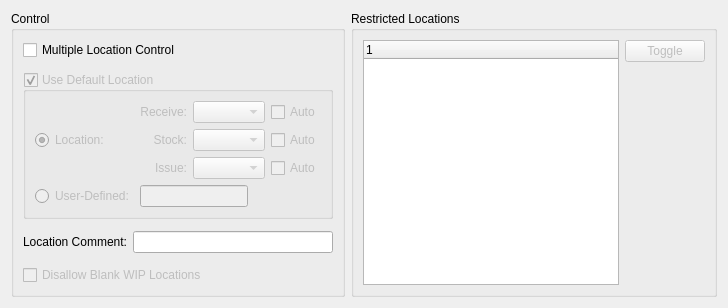
     <widget class="QWidget" name="_restrictedLocations">
      <attribute name="title">
       <string>&amp;Location</string>
      </attribute>
      <layout class="QGridLayout" name="gridLayout_16">
       <item row="0" column="0">
        <widget class="QGroupBox" name="_locationGroup">
         <property name="title">
          <string>Control</string>
         </property>
         <layout class="QGridLayout" name="gridLayout_11">
          <property name="verticalSpacing">
           <number>12</number>
          </property>
          <item row="0" column="0" colspan="2">
           <widget class="QCheckBox" name="_locationControl">
            <property name="enabled">
             <bool>true</bool>
            </property>
            <property name="text">
             <string>Multiple Location Control</string>
            </property>
           </widget>
          </item>
          <item row="1" column="0" colspan="2">
           <widget class="QGroupBox" name="_useDefaultLocation">
            <property name="enabled">
             <bool>false</bool>
            </property>
            <property name="sizePolicy">
             <sizepolicy hsizetype="Preferred" vsizetype="Fixed">
              <horstretch>0</horstretch>
              <verstretch>0</verstretch>
             </sizepolicy>
            </property>
            <property name="focusPolicy">
             <enum>Qt::TabFocus</enum>
            </property>
            <property name="title">
             <string>Use Default Location</string>
            </property>
            <property name="checkable">
             <bool>true</bool>
            </property>
            <layout class="QGridLayout" name="gridLayout_10">
             <item row="0" column="0">
              <widget class="QRadioButton" name="_location">
               <property name="text">
                <string>Location:</string>
               </property>
               <property name="checked">
                <bool>true</bool>
               </property>
              </widget>
             </item>
             <item row="1" column="0" colspan="2">
              <widget class="QRadioButton" name="_miscLocation">
               <property name="text">
                <string>User-Defined:</string>
               </property>
              </widget>
             </item>
             <item row="1" column="2">
              <layout class="QHBoxLayout" name="horizontalLayout_4">
               <item>
                <widget class="XLineEdit" name="_miscLocationName">
                 <property name="enabled">
                  <bool>false</bool>
                 </property>
                </widget>
               </item>
               <item>
                <spacer name="horizontalSpacer_5">
                 <property name="orientation">
                  <enum>Qt::Horizontal</enum>
                 </property>
                 <property name="sizeHint" stdset="0">
                  <size>
                   <width>0</width>
                   <height>20</height>
                  </size>
                 </property>
                </spacer>
               </item>
              </layout>
             </item>
             <item row="0" column="2">
              <layout class="QGridLayout" name="gridLayout_22">
               <item row="0" column="0">
                <widget class="QLabel" name="_recvlocationsLit">
                 <property name="text">
                  <string>Receive:</string>
                 </property>
                 <property name="alignment">
                  <set>Qt::AlignRight|Qt::AlignTrailing|Qt::AlignVCenter</set>
                 </property>
                </widget>
               </item>
               <item row="0" column="1">
                <layout class="QHBoxLayout" name="horizontalLayout_11">
                 <item>
                  <widget class="XComboBox" name="_recvlocations">
                   <property name="sizePolicy">
                    <sizepolicy hsizetype="Expanding" vsizetype="Fixed">
                     <horstretch>0</horstretch>
                     <verstretch>0</verstretch>
                    </sizepolicy>
                   </property>
                   <property name="allowNull">
                    <bool>true</bool>
                   </property>
                  </widget>
                 </item>
                 <item>
                  <widget class="XCheckBox" name="_recvlocations_dist">
                   <property name="text">
                    <string>Auto</string>
                   </property>
                   <property name="forgetful">
                    <bool>true</bool>
                   </property>
                  </widget>
                 </item>
                 <item>
                  <spacer name="horizontalSpacer_10">
                   <property name="orientation">
                    <enum>Qt::Horizontal</enum>
                   </property>
                   <property name="sizeHint" stdset="0">
                    <size>
                     <width>0</width>
                     <height>20</height>
                    </size>
                   </property>
                  </spacer>
                 </item>
                </layout>
               </item>
               <item row="1" column="0">
                <widget class="QLabel" name="_locationsLit">
                 <property name="text">
                  <string>Stock:</string>
                 </property>
                 <property name="alignment">
                  <set>Qt::AlignRight|Qt::AlignTrailing|Qt::AlignVCenter</set>
                 </property>
                </widget>
               </item>
               <item row="1" column="1">
                <layout class="QHBoxLayout" name="horizontalLayout_5">
                 <item>
                  <widget class="XComboBox" name="_locations">
                   <property name="sizePolicy">
                    <sizepolicy hsizetype="Expanding" vsizetype="Fixed">
                     <horstretch>0</horstretch>
                     <verstretch>0</verstretch>
                    </sizepolicy>
                   </property>
                   <property name="allowNull">
                    <bool>true</bool>
                   </property>
                  </widget>
                 </item>
                 <item>
                  <widget class="XCheckBox" name="_locations_dist">
                   <property name="text">
                    <string>Auto</string>
                   </property>
                   <property name="forgetful">
                    <bool>true</bool>
                   </property>
                  </widget>
                 </item>
                 <item>
                  <spacer name="horizontalSpacer_4">
                   <property name="orientation">
                    <enum>Qt::Horizontal</enum>
                   </property>
                   <property name="sizeHint" stdset="0">
                    <size>
                     <width>0</width>
                     <height>20</height>
                    </size>
                   </property>
                  </spacer>
                 </item>
                </layout>
               </item>
               <item row="2" column="0">
                <widget class="QLabel" name="_issuelocationsLit">
                 <property name="text">
                  <string>Issue:</string>
                 </property>
                 <property name="alignment">
                  <set>Qt::AlignRight|Qt::AlignTrailing|Qt::AlignVCenter</set>
                 </property>
                </widget>
               </item>
               <item row="2" column="1">
                <layout class="QHBoxLayout" name="horizontalLayout_13">
                 <item>
                  <widget class="XComboBox" name="_issuelocations">
                   <property name="sizePolicy">
                    <sizepolicy hsizetype="Expanding" vsizetype="Fixed">
                     <horstretch>0</horstretch>
                     <verstretch>0</verstretch>
                    </sizepolicy>
                   </property>
                   <property name="allowNull">
                    <bool>true</bool>
                   </property>
                  </widget>
                 </item>
                 <item>
                  <widget class="XCheckBox" name="_issuelocations_dist">
                   <property name="text">
                    <string>Auto</string>
                   </property>
                   <property name="forgetful">
                    <bool>true</bool>
                   </property>
                  </widget>
                 </item>
                 <item>
                  <spacer name="horizontalSpacer_11">
                   <property name="orientation">
                    <enum>Qt::Horizontal</enum>
                   </property>
                   <property name="sizeHint" stdset="0">
                    <size>
                     <width>0</width>
                     <height>20</height>
                    </size>
                   </property>
                  </spacer>
                 </item>
                </layout>
               </item>
              </layout>
             </item>
            </layout>
           </widget>
          </item>
          <item row="2" column="0">
           <widget class="QLabel" name="_locationCommentLit">
            <property name="text">
             <string>Location Comment:</string>
            </property>
            <property name="alignment">
             <set>Qt::AlignRight|Qt::AlignTrailing|Qt::AlignVCenter</set>
            </property>
           </widget>
          </item>
          <item row="2" column="1">
           <widget class="XLineEdit" name="_locationComments"/>
          </item>
          <item row="3" column="0" colspan="2">
           <widget class="QCheckBox" name="_disallowBlankWIP">
            <property name="enabled">
             <bool>false</bool>
            </property>
            <property name="text">
             <string>Disallow Blank WIP Locations</string>
            </property>
           </widget>
          </item>
          <item row="4" column="0" colspan="2">
           <spacer>
            <property name="orientation">
             <enum>Qt::Vertical</enum>
            </property>
            <property name="sizeHint" stdset="0">
             <size>
              <width>20</width>
              <height>0</height>
             </size>
            </property>
           </spacer>
          </item>
         </layout>
        </widget>
       </item>
       <item row="0" column="1">
        <widget class="QGroupBox" name="groupBox_2">
         <property name="title">
          <string>Restricted Locations</string>
         </property>
         <layout class="QGridLayout" name="gridLayout_17">
          <item row="0" column="0">
           <layout class="QGridLayout" name="gridLayout_13">
            <item row="0" column="0">
             <widget class="XTreeWidget" name="_restricted">
              <property name="focusPolicy">
               <enum>Qt::ClickFocus</enum>
              </property>
             </widget>
            </item>
            <item row="0" column="1">
             <layout class="QVBoxLayout" name="verticalLayout">
              <item>
               <widget class="QPushButton" name="_toggleRestricted">
                <property name="enabled">
                 <bool>false</bool>
                </property>
                <property name="text">
                 <string>Toggle</string>
                </property>
               </widget>
              </item>
              <item>
               <spacer>
                <property name="orientation">
                 <enum>Qt::Vertical</enum>
                </property>
                <property name="sizeType">
                 <enum>QSizePolicy::Expanding</enum>
                </property>
                <property name="sizeHint" stdset="0">
                 <size>
                  <width>20</width>
                  <height>20</height>
                 </size>
                </property>
               </spacer>
              </item>
             </layout>
            </item>
           </layout>
          </item>
         </layout>
        </widget>
       </item>
      </layout>
     </widget>
